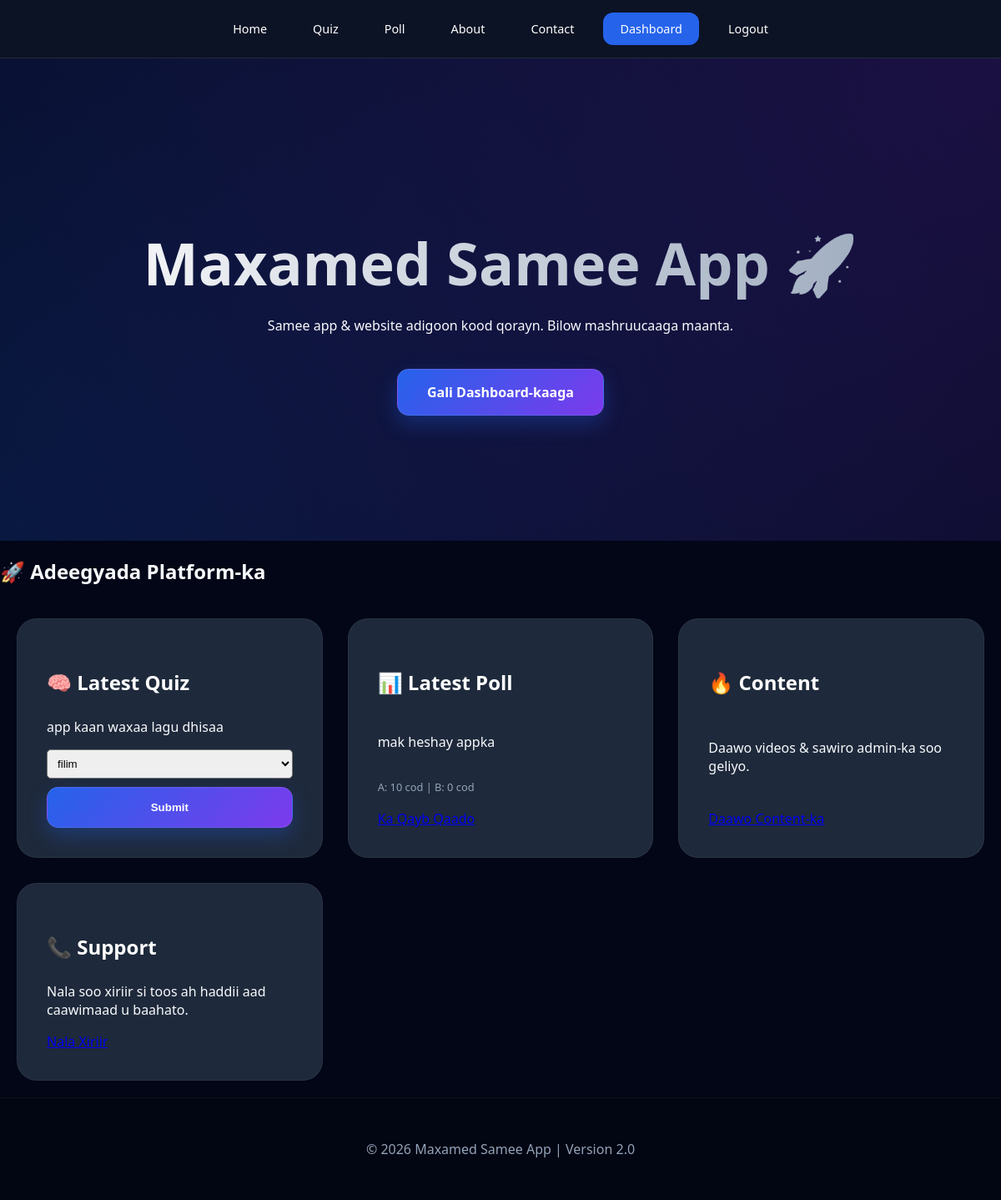
The app's page / (signed in) with its own data.
### core/models.py (models this page shows, shortened)
class Quiz(models.Model):
    question = models.CharField(max_length=255)
    option1 = models.CharField(max_length=100)
    option2 = models.CharField(max_length=100)
    option3 = models.CharField(max_length=100, blank=True, null=True)
    ANSWERS = (
        ('1', 'Option 1'),
        ('2', 'Option 2'),
        ('3', 'Option 3'),
    )
    correct_answer = models.CharField(max_length=1, choices=ANSWERS, help_text="Dooro nambarka option-ka saxda ah")
    is_active = models.BooleanField(default=True)
    class Meta:
        verbose_name_plural = "Quizzes"

class Poll(models.Model):
    question = models.CharField(max_length=255)
    option1 = models.CharField(max_length=100)
    option2 = models.CharField(max_length=100)
    votes1 = models.IntegerField(default=0)
    votes2 = models.IntegerField(default=0)
    is_active = models.BooleanField(default=True)

### core/views.py (the view)
# urls.py: path('', views.home, name='home'),
def home(request):
    setting = SiteSetting.objects.first()
    if setting and setting.maintenance_mode and not request.user.is_staff:
        return redirect('maintenance')
    contents = HomepageContent.objects.filter(is_active=True).order_by('-created_at')
    main_contents = Content.objects.all().order_by('-created_at')
    quiz = Quiz.objects.filter(is_active=True).last()
    poll = Poll.objects.filter(is_active=True).last()
    return render(request, 'core/homepage.html', {
        'contents': contents,
        'main_contents': main_contents,
        'setting': setting,
        'quiz': quiz,
        'poll': poll
    })

### core/templates/core/homepage.html (shortened to what this page needs)
<!DOCTYPE html>
<html lang="en">
<head>
</head>
<body>
<div class="nav">
  <a href="/">Home</a>
  <a href="/quiz/">Quiz</a>
  <a href="/poll/">Poll</a>
  <a href="/about/">About</a>
  <a href="/contact/">Contact</a>
  {% if user.is_authenticated %}
    <a href="/dashboard/" style="background: var(--primary);">Dashboard</a>
    <a href="/logout/">Logout</a>
  {% else %}
    <a href="/login/">Login</a>
    <a href="/register/">Sign Up</a>
  {% endif %}
</div>
<div class="hero">
  <h1>Maxamed Samee App 🚀</h1>
  <p>Samee app & website adigoon kood qorayn. Bilow mashruucaaga maanta.</p>
  {% if not user.is_authenticated %}
    <a href="/register/" class="btn">Bilow Hadda (Free)</a>
  {% else %}
    <a href="/dashboard/" class="btn">Gali Dashboard-kaaga</a>
  {% endif %}
</div>
<div class="section">
  <h2>🚀 Adeegyada Platform-ka</h2>
  <div class="grid">
    <div class="card">
      <h3>🧠 Latest Quiz</h3>
      {% if quiz %}
        <p>{{ quiz.question }}</p>
        <form action="/submit-quiz/" method="POST">
            <select name="answer" style="width:100%; padding:8px; border-radius:5px; margin-bottom:10px;">
                <option value="1">{{ quiz.option1 }}</option>
            </select>
            <button type="submit" class="btn" style="margin-top:0; width:100%;">Submit</button>
        </form>
      {% else %}
        <p>Hadda ma jiro Quiz firfircoon.</p>
        <a href="/quiz/">View All</a>
      {% endif %}
    </div>
    <div class="card">
      <h3>📊 Latest Poll</h3>
      {% if poll %}
        <p>{{ poll.question }}</p>
        <div style="text-align: left; font-size: 0.8rem; color: var(--muted);">
            A: {{ poll.votes1 }} cod | B: {{ poll.votes2 }} cod
        </div>
        <a href="/poll/">Ka Qayb Qaado</a>
      {% else %}
        <p>Hadda ma jirto codbixin firfircoon.</p>
        <a href="/poll/">Tag Poll</a>
      {% endif %}
    </div>
    <div class="card">
      <h3>🔥 Content</h3>
      <p>Daawo videos & sawiro admin-ka soo geliyo.</p>
      <a href="/content/">Daawo Content-ka</a>
    </div>
    <div class="card">
      <h3>📞 Support</h3>
      <p>Nala soo xiriir si toos ah haddii aad caawimaad u baahato.</p>
      <a href="/contact/">Nala Xiriir</a>
    </div>
  </div>
</div>
<div class="footer">
  © 2026 Maxamed Samee App | Version 2.0
</div>
</body>
</html>

### core/templates/core/homepage.html (style rules this page uses)
:root { --bg: #020617; --nav: rgba(15, 23, 42, 0.8); --card: #1e293b; --primary: #2563eb; --secondary: #7c3aed; --text: #f8fafc; --muted: #94a3b8; --glow: rgba(37, 99, 235, 0.4); }
body { margin: 0; font-family: 'Plus Jakarta Sans', system-ui, sans-serif; background: var(--bg); color: var(--text); overflow-x: hidden; }
.nav { background: var(--nav); backdrop-filter: blur(12px); -webkit-backdrop-filter: blur(12px); padding: 15px; display: flex; justify-content: center; gap: 15px; position: sticky; top: 0; z-index: 1000; border-bottom: 1px solid rgba(255, 255, 255, 0.1); }
.nav a { color: white; text-decoration: none; padding: 10px 20px; border-radius: 12px; font-size: 0.9rem; font-weight: 500; transition: all 0.4s cubic-bezier(0.175, 0.885, 0.32, 1.275); }
.hero { text-align: center; padding: 150px 20px; background: radial-gradient(circle at top right, rgba(124, 58, 237, 0.2), transparent), radial-gradient(circle at bottom left, rgba(37, 99, 235, 0.2), transparent); position: relative; }
.hero h1 { font-size: clamp(40px, 8vw, 70px); margin-bottom: 15px; background: linear-gradient(to right, #fff, var(--muted)); -webkit-background-clip: text; -webkit-text-fill-color: transparent; animation: floating 3s ease-in-out infinite; }
.btn { display: inline-block; margin-top: 25px; padding: 16px 35px; background: linear-gradient(135deg, var(--primary), var(--secondary)); color: white; border-radius: 14px; text-decoration: none; font-weight: bold; box-shadow: 0 10px 25px rgba(37, 99, 235, 0.3); transition: 0.4s; border: 1px solid rgba(255, 255, 255, 0.1); }
.grid { display: grid; grid-template-columns: repeat(auto-fit, minmax(280px, 1fr)); gap: 30px; padding: 20px; }
.card { background: var(--card); padding: 35px; border-radius: 24px; border: 1px solid rgba(255, 255, 255, 0.05); transition: all 0.5s cubic-bezier(0.23, 1, 0.32, 1); position: relative; overflow: hidden; display: flex; flex-direction: column; justify-content: space-between; }
.card::before { content: ''; position: absolute; top: 0; left: -100%; width: 100%; height: 100%; background: linear-gradient(90deg, transparent, rgba(255,255,255,0.05), transparent); transition: 0.5s; }
.card h3 { font-size: 1.5rem; margin-bottom: 10px; color: #fff; }
.footer { text-align: center; padding: 50px; color: var(--muted); border-top: 1px solid rgba(255, 255, 255, 0.05); background: rgba(0,0,0,0.2); }

### records on screen
Quiz: question "app kaan waxaa lagu dhisaa", answer "filim"
Poll: question "mak heshay appka", votes1 "10", votes2 "0"
